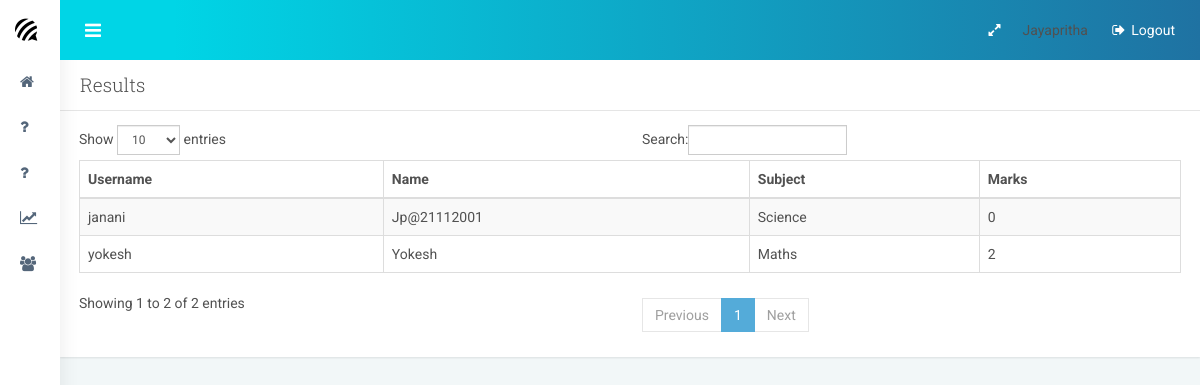
The page /examadmin/view_results/ (signed in) on the database its author committed.
### accounts/models.py (models this page shows, shortened)
class User(AbstractBaseUser):
	email= models.CharField(verbose_name='email', max_length=150,unique=True)
	name=models.CharField(max_length=150,null=True)
	username=models.CharField(max_length=20,verbose_name='username',unique=True)
	subject=models.ForeignKey(Subject,on_delete=models.CASCADE,null=True,blank=True)
	date_joind=models.DateTimeField(verbose_name='date joind', auto_now_add=True)
	is_active = models.BooleanField(default=True)
	is_admin = models.BooleanField(default=False)
	is_staff=models.BooleanField(default=False)
	USERNAME_FIELD = 'username'
	REQUIRED_FIELDS = ['name','email']
	objects = UserManager()

### admin_dash/models.py (models this page shows)
class Subject(models.Model):
    subject=models.CharField(max_length=150,unique=True)
    def __str__(self):
        return self.subject

### admin_dash/views.py (the view)
# urls.py: path('view_results/', views.view_results, name='view_results'),
@staff_member_required
def view_results(request):
    testname=TestName.objects.all()
    students=User.objects.filter(is_staff=False,is_admin=False)
    data=[]
    for student in students:
        std={}
        exams=Answer.objects.filter(student=student)
        std['student']=student
        pp=[]
        for p in testname:
            m=0
            for q in exams:
                if q.question.testname==p and q.answer==q.question.answers:
                    m=m+1
            pp.append(m)
            std['testname']=pp
        data.append(std)
    context={
        'datas':data
    }
    return render(request,'view_results.html',context)

### admin_dash/templates/view_results.html (shortened to what this page needs)
{% extends 'exam_admin_base.html' %}
{% block 'content' %}
<div class="panel">
    <div class="panel-heading">
        <h3 class="panel-title">Results</h3>
    </div>
    <div class="panel-body">
        <table id="datatable1" class="table table-striped table-bordered">
            <thead>
                <tr>
                    <th class="min-tablet">Username</th>
                    <th class="min-tablet">Name</th>
                    <th class="min-tablet">Subject</th>
                    <th class="min-tablet">Marks</th>
                </tr>
            </thead>
            <tbody>
               {% for data in datas %}
                <tr>
                    <td>{{data.student.username}}</td>
                    <td>{{data.student.name}}</td>
                    <td>{{data.student.subject}}</td>
                    <td>{{data.testname.0}}</td>
                </tr>
                {% endfor %}
    </tbody>
        </table>
    </div>
</div>
{% endblock %}

### admin_dash/templates/exam_admin_base.html (shortened to what this page needs)
{% load static %}
<!DOCTYPE html>
<html lang="en">
    <head>
        <link href="{% static 'css/bootstrap.min.css' %}" rel="stylesheet">
        <link href="{% static 'css/style.css' %}" rel="stylesheet">
        <link href="{% static 'plugins/font-awesome/css/font-awesome.min.css' %}" rel="stylesheet">
        <link href="{% static 'plugins/switchery/switchery.min.css' %}" rel="stylesheet">
        <link href="{% static 'plugins/bootstrap-select/bootstrap-select.min.css' %}" rel="stylesheet">
        <link href="{% static 'plugins/jquery-ricksaw-chart/css/rickshaw.css' %}" rel="stylesheet">
        <link href="{% static 'plugins/bootstrap-validator/bootstrapValidator.min.css' %}" rel="stylesheet">
        <link href="{% static 'css/demo/jquery-steps.min.css' %}" rel="stylesheet">
        <link href="{% static 'plugins/summernote/summernote.min.css' %}" rel="stylesheet">
        <link href="{% static 'css/demo/jasmine.css' %}" rel="stylesheet">
        <link href="{% static 'plugins/pace/pace.min.css' %}" rel="stylesheet">
        <link href="{% static 'admin/plugins/datatables/extensions/Responsive/css/dataTables.responsive.css' %}" rel="stylesheet">
    </head>
    <body>
        <div id="container" class="effect mainnav-sm navbar-fixed mainnav-fixed">
            <header id="navbar">
                <div id="navbar-container" class="boxed">
                    <div class="navbar-content clearfix">
                        <ul class="nav navbar-top-links pull-left">
                            <li class="tgl-menu-btn">
                                <a class="mainnav-toggle" href="#"> <i class="fa fa-navicon fa-lg"></i> </a>
                            </li>
                        </ul>
                        <ul class="nav navbar-top-links pull-right">
                            <li class="hidden-xs" id="toggleFullscreen">
                                <a class="fa fa-expand" data-toggle="fullscreen" href="#" role="button">
                                </a>
                            </li>
                            <li id="dropdown-user" class="dropdown">
                                <div class="username hidden-xs">{{request.user.name}}</div>
                            </li>
                            <li>
                                <a href="{% url 'logout' %}"> <i class="fa fa-sign-out fa-fw"></i> Logout </a>
                            </li>
                        </ul>
                    </div>
                </div>
            </header>
              <div class="boxed">
                 <div id="content-container">
                    {% block 'content' %}
                    {% endblock %}
                </div>
                <nav id="mainnav-container">
                    <div class="navbar-header">
                        <a href="" class="navbar-brand">
                            <i class="fa fa-forumbee brand-icon"></i>
                            <div class="brand-title">
                                <span class="brand-text">TechSnap</span>
                            </div>
                        </a>
                    </div>
                    <div id="mainnav">
                        <div id="mainnav-menu-wrap">
                            <div class="nano">
                                <div class="nano-content">
                                    <ul id="mainnav-menu" class="list-group">
                                        <li> <a href="{% url 'exam_admin_home'%}"> <i class="fa fa-home"></i> <span class="menu-title"> Dashboard </span> </a> </li>
                                        <li> <a href="{% url 'add_question'%}"> <i class="fa fa-question"></i> <span class="menu-title"> Add Questions </span> </a> </li>
                                        <li> <a href="{% url 'view_question'%}"> <i class="fa fa-question"></i> <span class="menu-title"> View Questions </span> </a> </li>
                                        <li> <a href="{% url 'view_results'%}"> <i class="fa fa-line-chart"></i> <span class="menu-title"> View Student Results </span> </a> </li>
                                        <li> <a href="{% url 'student_list'%}"> <i class="fa fa-users"></i> <span class="menu-title"> View Students </span> </a> </li>
                                    </ul>
                                </div>
                            </div>
                        </div>
                    </div>
                </nav>
             </div>
         </div>
    </body>
</html>

### rows shown on the page
User: user.name "Jayapritha"
User: student.username "yokesh", student.name "Yokesh", student.subject "Maths", testname.0 "2"
User: student.username "janani", student.name "Jp@21112001", student.subject "Science", testname.0 "0"
